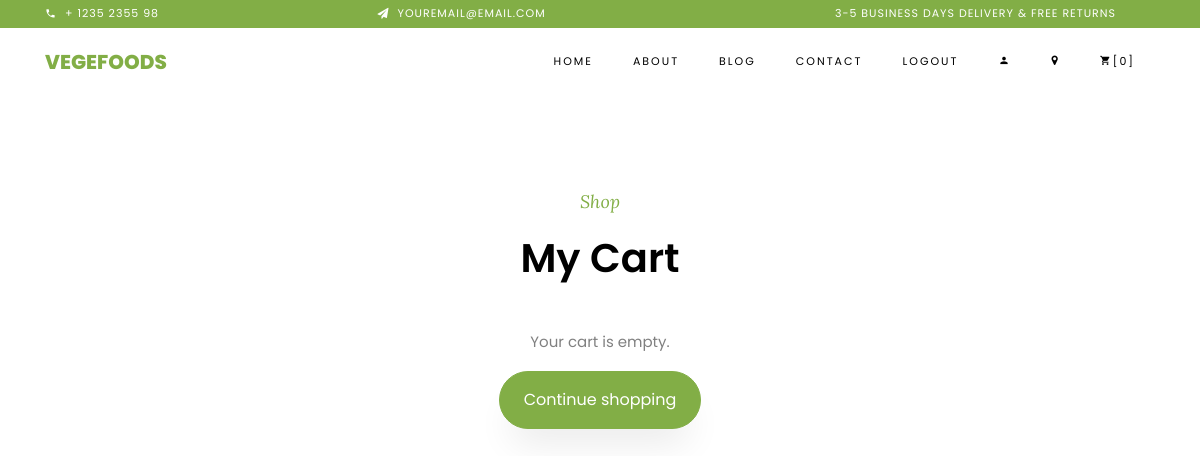
The page /cart/ (signed in) on the database as committed earlier.
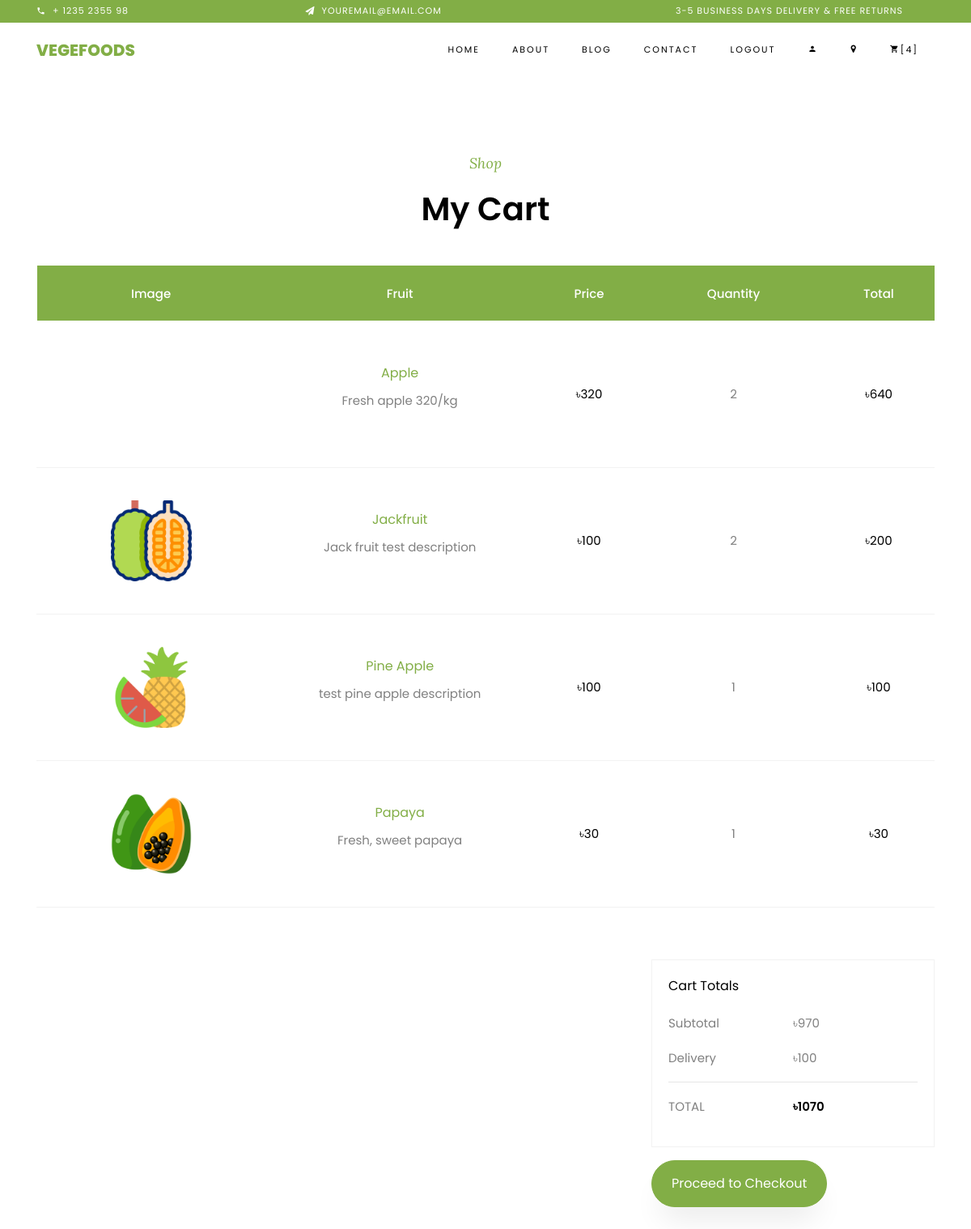
The same page on the database as committed later.
### shop/models.py (models this page shows, shortened)
class Cart(models.Model):
    user = models.ForeignKey(User, on_delete=models.CASCADE)
    fruit = models.ForeignKey(Fruit, on_delete=models.CASCADE)
    quantity = models.PositiveIntegerField(default=1)
    @property
    def line_total(self):
        return self.quantity * self.fruit.discounted_price

class Fruit(models.Model):
    title = models.CharField(max_length=200)
    selling_price = models.FloatField()
    discounted_price = models.FloatField()
    description = models.CharField(max_length=500)
    fruit_image = models.ImageField(upload_to='fruit-img')

### shop/views.py (the view)
# urls.py: path('cart/', views.show_cart, name='showcart'),
@login_required(login_url='/login/')
def show_cart(request):
    if not request.user.is_authenticated:
        return redirect('/login')
    carts = Cart.objects.filter(user=request.user)
    amount = 0.0
    shipping_amount = 100.0
    for item in carts:
        amount += item.line_total
    total_amount = amount + shipping_amount if carts else 0.0
    return render(request, 'cart.html', {
        'carts': carts,
        'amount': amount,
        'shipping_amount': shipping_amount,
        'totalamount': total_amount,
    })

### templates/cart.html (shortened to what this page needs)
{% load static %}
<!DOCTYPE html>
<html lang="en">
<head>
    <link rel="stylesheet" href="{% static 'css/open-iconic-bootstrap.min.css' %}">
    <link rel="stylesheet" href="{% static 'css/animate.css' %}">
    <link rel="stylesheet" href="{% static 'css/owl.carousel.min.css' %}">
    <link rel="stylesheet" href="{% static 'css/owl.theme.default.min.css' %}">
    <link rel="stylesheet" href="{% static 'css/magnific-popup.css' %}">
    <link rel="stylesheet" href="{% static 'css/aos.css' %}">
    <link rel="stylesheet" href="{% static 'css/ionicons.min.css' %}">
    <link rel="stylesheet" href="{% static 'css/bootstrap-datepicker.css' %}">
    <link rel="stylesheet" href="{% static 'css/jquery.timepicker.css' %}">
    <link rel="stylesheet" href="{% static 'css/flaticon.css' %}">
    <link rel="stylesheet" href="{% static 'css/icomoon.css' %}">
    <link rel="stylesheet" href="{% static 'css/style.css' %}">
</head>
<body class="goto-here">
    <div class="py-1 bg-primary">
        <div class="container">
            <div class="row no-gutters d-flex align-items-start align-items-center px-md-0">
                <div class="col-lg-12 d-block">
                    <div class="row d-flex">
                        <div class="col-md pr-4 d-flex topper align-items-center">
                            <div class="icon mr-2 d-flex justify-content-center align-items-center"><span class="icon-phone2"></span></div>
                            <span class="text">+ 1235 2355 98</span>
                        </div>
                        <div class="col-md pr-4 d-flex topper align-items-center">
                            <div class="icon mr-2 d-flex justify-content-center align-items-center"><span class="icon-paper-plane"></span></div>
                            <span class="text">youremail@email.com</span>
                        </div>
                        <div class="col-md-5 pr-4 d-flex topper align-items-center text-lg-right">
                            <span class="text">3-5 Business days delivery &amp; Free Returns</span>
                        </div>
                    </div>
                </div>
            </div>
        </div>
    </div>
    <nav class="navbar navbar-expand-lg navbar-dark ftco_navbar bg-dark ftco-navbar-light" id="ftco-navbar">
        <div class="container">
            <a class="navbar-brand" href="{% url 'fruit-list' %}">Vegefoods</a>
            <div class="collapse navbar-collapse" id="ftco-nav">
                <ul class="navbar-nav ml-auto">
                    <li class="nav-item"><a href="{% url 'fruit-list' %}" class="nav-link">Home</a></li>
                    <li class="nav-item"><a href="about.html" class="nav-link">About</a></li>
                    <li class="nav-item"><a href="blog.html" class="nav-link">Blog</a></li>
                    <li class="nav-item"><a href="contact.html" class="nav-link">Contact</a></li>
                    {% if user.is_authenticated %}
                    <li class="nav-item">
                        <form method="post" action="{% url 'logout' %}">
                            <button type="submit" class="nav-link">Logout</button>
                        </form>
                    </li>
                    {% else %}
                    <li class="nav-item"><a href="{% url 'login' %}" class="nav-link">Login</a></li>
                    <li class="nav-item"><a href="{% url 'signup' %}" class="nav-link">Signup</a></li>
                    {% endif %}
                    <li class="nav-item cta cta-colored"><a href="{% url 'profile' %}" class="nav-link" aria-label="Profile"><span class="icon-person"></span></a></li>
                    <li class="nav-item cta cta-colored"><a href="{% url 'address' %}" class="nav-link" aria-label="Address"><span class="icon-map-marker"></span></a></li>
                    <li class="nav-item cta cta-colored active"><a href="{% url 'showcart' %}" class="nav-link" aria-label="Cart"><span class="icon-shopping_cart"></span>[{{ carts|length }}]</a></li>
                </ul>
            </div>
        </div>
    </nav>
    <section class="ftco-section ftco-cart">
        <div class="container">
            <div class="row justify-content-center mb-4">
                <div class="col-md-8 heading-section text-center">
                    <span class="subheading">Shop</span>
                    <h2 class="mb-3">My Cart</h2>
                </div>
            </div>
            {% if carts %}
            <div class="row">
                <div class="col-md-12">
                    <div class="cart-list">
                        <table class="table">
                            <thead class="thead-primary">
                            <tr class="text-center">
                                <th>Image</th>
                                <th>Fruit</th>
                                <th>Price</th>
                                <th>Quantity</th>
                                <th>Total</th>
                            </tr>
                            </thead>
                            <tbody>
                            {% for item in carts %}
                            <tr class="text-center">
                                <td class="image-prod">
                                    <div class="img" style="background-image:url({{ item.fruit.fruit_image.url }}); background-size: cover; background-position: center;"></div>
                                </td>
                                <td class="product-name">
                                    <h3><a href="{% url 'fruit-detail' item.fruit.id %}">{{ item.fruit.title }}</a></h3>
                                    <p>{{ item.fruit.description }}</p>
                                </td>
                                <td class="price">৳{{ item.fruit.discounted_price|floatformat:0 }}</td>
                                <td class="quantity">{{ item.quantity }}</td>
                                <td class="total">৳{{ item.line_total|floatformat:0 }}</td>
                            </tr>
                            {% endfor %}
                            </tbody>
                        </table>
                    </div>
                </div>
            </div>
            <div class="row justify-content-end">
                <div class="col-lg-4 mt-5 cart-wrap">
                    <div class="cart-total mb-3">
                        <h3>Cart Totals</h3>
                        <p class="d-flex">
                            <span>Subtotal</span>
                            <span>৳{{ amount|floatformat:0 }}</span>
                        </p>
                        <p class="d-flex">
                            <span>Delivery</span>
                            <span>৳{{ shipping_amount|floatformat:0 }}</span>
                        </p>
                        <hr>
                        <p class="d-flex total-price">
                            <span>Total</span>
                            <span>৳{{ totalamount|floatformat:0 }}</span>
                        </p>
                    </div>
                    <p>
                        <a href="{% url 'checkout' %}" class="btn btn-primary py-3 px-4">Proceed to Checkout</a>
                    </p>
                </div>
            </div>
            {% else %}
            <div class="row justify-content-center">
                <div class="col-md-8 text-center">
                    <p>Your cart is empty.</p>
                    <a href="{% url 'fruit-list' %}" class="btn btn-primary py-3 px-4">Continue shopping</a>
                </div>
            </div>
            {% endif %}
        </div>
    </section>
</body>
</html>

### static/css/icomoon.css (style rules this page uses)
[class^="icon-"], [class*=" icon-"] { font-family: 'icomoon' !important; speak: none; font-style: normal; font-weight: normal; font-variant: normal; text-transform: none; line-height: 1; -webkit-font-smoothing: antialiased; -moz-osx-font-smoothing: grayscale; }
.icon-map-marker:before { content: "\f041"; }
.icon-paper-plane:before { content: "\f1d8"; }
.icon-phone2:before { content: "\e0cd"; }
.icon-shopping_cart:before { content: "\e8cc"; }
.icon-person:before { content: "\e7fd"; }

Rows that differ between the two databases and show on the page:
added Cart: fruit "Apple", fruit.description "Fresh apple 320/kg", fruit.discounted_price "320", quantity "2", line_total "640"
added Cart: fruit.fruit_image (picture), fruit "Jackfruit", fruit.description "Jack fruit test description", fruit.discounted_price "100", quantity "2", line_total "200"
added Cart: fruit.fruit_image (picture), fruit "Pine Apple", fruit.description "test pine apple description", fruit.discounted_price "100", quantity "1", line_total "100"
added Cart: fruit.fruit_image (picture), fruit "Papaya", fruit.description "Fresh, sweet papaya", fruit.discounted_price "30", quantity "1", line_total "30"
Other text that changed with them:
{{ carts|length }}: "0" → "4"
{{ amount|floatformat:0 }}: (not shown) → "970"
{{ shipping_amount|floatformat:0 }}: (not shown) → "100"
{{ totalamount|floatformat:0 }}: (not shown) → "1070"
text no longer shown: "Your cart is empty. Continue shopping"
text now shown: "Image Fruit Price Quantity Total Cart Totals Subtotal ৳ Delivery ৳ TOTAL ৳ Proceed to Checkout"
